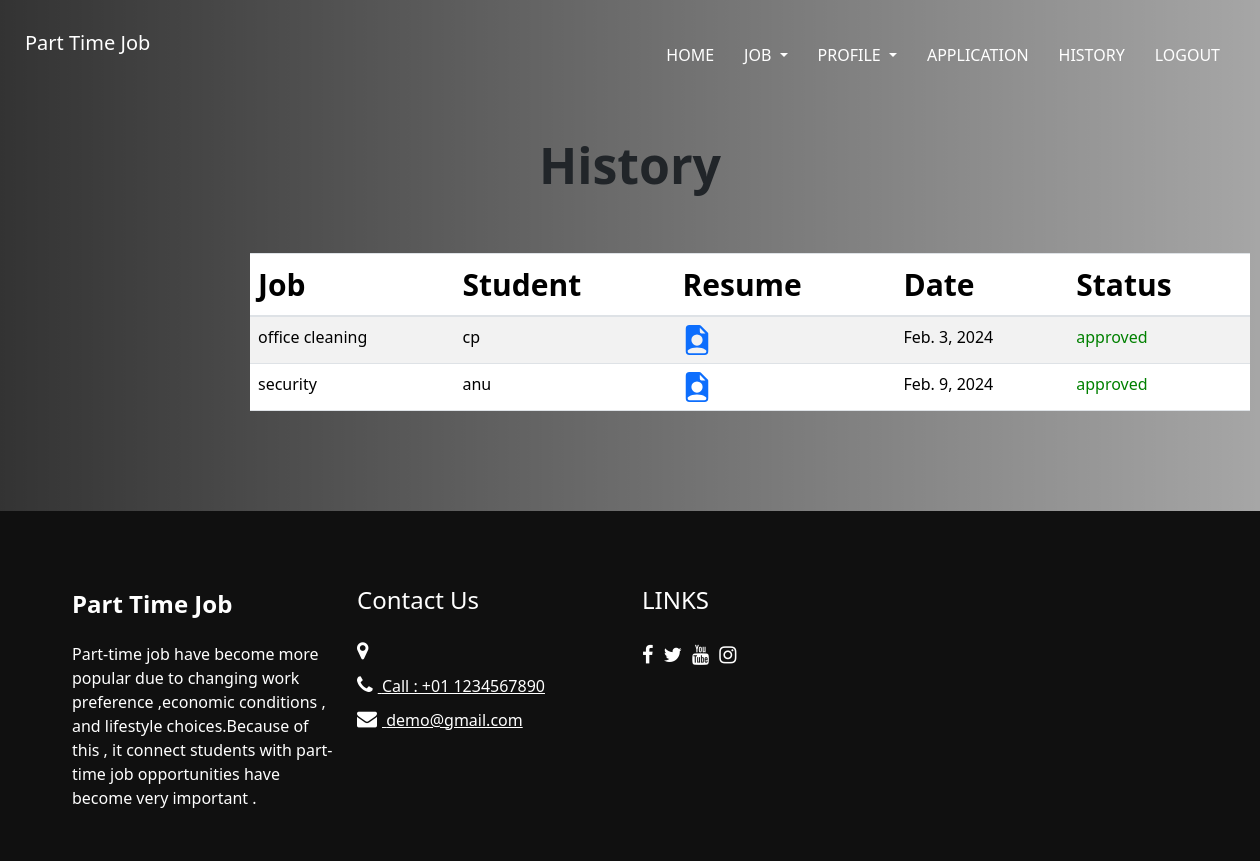
The app's page /history (signed in), older data.
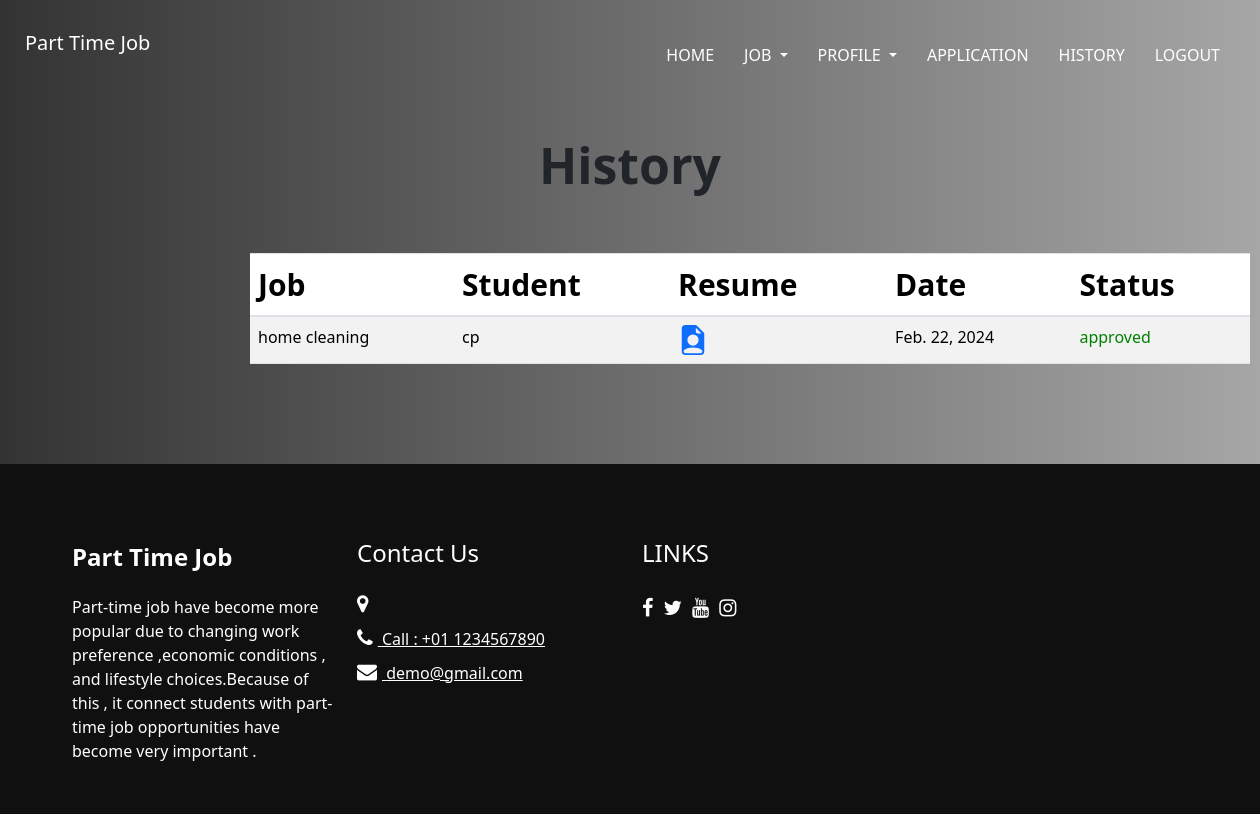
The same page, newer data.
### jobportal/models.py (models this page shows, shortened)
class Application(models.Model):
    application_choices = (
        ('pending','pending'),
        ('approved', 'approved'),
        ('rejected', 'rejected'),
    )
    job_id=models.ForeignKey(Job,on_delete=models.CASCADE,null=True)
    std_id=models.ForeignKey(Student,on_delete=models.CASCADE,null=True)
    date=models.DateField(default=timezone.now,null=True)
    status=models.CharField(max_length=50,choices=application_choices, default='pending')
    username=models.CharField(max_length=50,null=True)
    description=models.CharField(max_length=100,null=True)

class Job(models.Model):
    agency_id=models.ForeignKey(Agency,on_delete=models.CASCADE,null=True)
    jobname=models.CharField(max_length=30,null=True)
    location=models.CharField(max_length=40,null=True)
    salary=models.IntegerField(null=True)
    description=models.CharField(max_length=70,null=True)

class Student(models.Model):
    login_id = models.ForeignKey(Login1, on_delete=models.CASCADE, null=True)
    first_name = models.CharField(max_length=30,null=True)
    last_name = models.CharField(max_length=30,null=True)
    email = models.EmailField(max_length=30, null=True)
    address = models.CharField(max_length=100, null=True)
    gender = models.CharField(max_length=30, null=True)
    phone = models.IntegerField(null=True)
    qualification = models.CharField(max_length=30, null=True)
    resume = models.FileField(null=True)

class Login1(models.Model):
    username=models.CharField(max_length=30,null=True)
    password=models.IntegerField(null=True)
    usertype=models.IntegerField(null=True)

### jobportal/views.py (the view)
# urls.py: path('history',views.history,name="history"),
def history(request):
    id = request.session['id']
    login_data = Login1.objects.get(id=id)
    agencydet=Agency.objects.get(login_id=login_data)
    user =Job.objects.filter(agency_id=agencydet)
    allapplication=Application.objects.filter(status='approved',job_id__agency_id=agencydet)
    return render(request,'agency/history.html',{'allapplication':allapplication})

### templates/agency/history.html (shortened to what the changed rows need)
<!DOCTYPE html>
<html>
<head>
  {% load static %}
  <link rel="stylesheet" type="text/css" href="{% static 'css/bootstrap.css' %}" />
   <link href="{% static 'style.css' %}" rel="stylesheet" />
  <link href="{% static 'css/style.scss' %}" rel="stylesheet" />
  <link href="{% static 'css/responsive.css' %}" rel="stylesheet" />
  <link href="https://cdn.jsdelivr.net/npm/bootstrap@5.3.2/dist/css/bootstrap.min.css" rel="stylesheet">
</head>
<body>
  <div class="hero_area">
<h1 class="log" style="text-align: center;padding-top: 50px;padding-bottom: 50px;font-size: 50px"><b>History</b></h1>
<table  style=" width:1000px;margin-left: 250px;margin-bottom: 100px" class="table table-striped"  >
    <thead >
    <th style="font-size: 30px">Job</th>
    <th style="font-size: 30px">Student</th>
    <th style="font-size: 30px">Resume</th>
    <th style="font-size: 30px">Date</th>
    <th style="font-size: 30px">Status</th>
    </thead>
    <tbody>
    {% for i in allapplication %}
    <tr>
        <td>{{i.job_id.jobname}}</td>
        <td>{{i.std_id.login_id.username}}</td>
        <td><a href="{{i.std_id.resume.url}}"></a></td>
        <td>{{i.date}}</td>
        <td style="color: green" class="status-{{i.status}}">{{i.status}}</td>
    </tr>
    {% endfor %}
    </tbody>
</table>
</body>
</html>

Row changes from the older to the newer data that the page shows:
removed Application: job_id.jobname "office cleaning", std_id.login_id.username "cp", date "Feb. 3, 2024", status "approved"
removed Application: job_id.jobname "security", std_id.login_id.username "anu", date "Feb. 9, 2024", status "approved"
added Application: job_id.jobname "home cleaning", std_id.login_id.username "cp", date "Feb. 22, 2024", status "approved"
